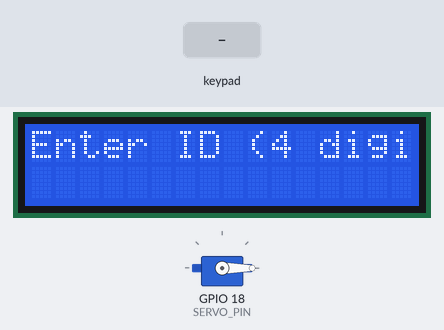
Recording of a sketch running on a simulated ESP32. Shown: servo, 16×2 character LCD. The inputs (shaded band) are chosen by the test bench. Random numbers use the default seed unless the sketch sets one; what the sketch prints to the serial monitor is not drawn.

Above: at 3.2 s.
3.3 s: keypad keys 1 3 1 2 1 4 2 7 pressed 0.4 s apart
At 7.5 s:
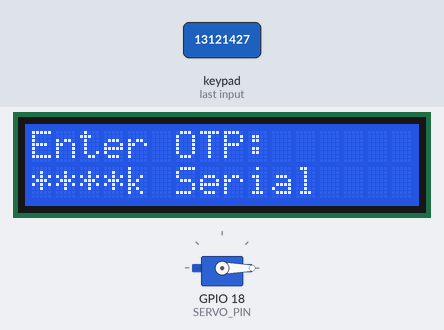
8.0 s: keypad keys 1 3 1 2 1 4 2 7 # pressed 0.4 s apart
At 8.9 s:
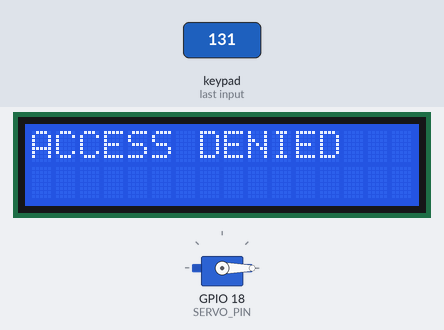
13.1 s: key '1' pressed
At 14.3 s:
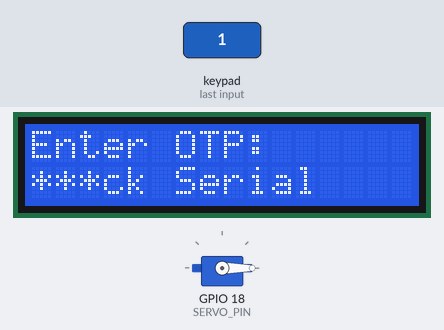
14.6 s: key '2' pressed
At 15.4 s:
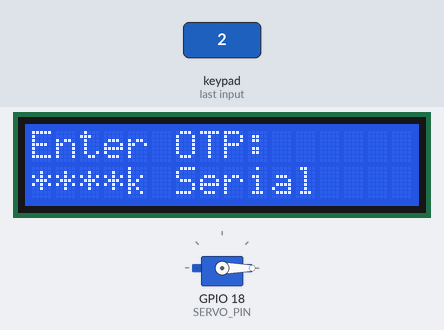
Timing chart, 0 to 17.6 s (numbered marks = the images above; inputs shaded):
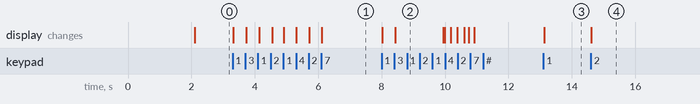

The sketch:

Door_lock.ino
```cpp
#include <Wire.h>
#include <LiquidCrystal_I2C.h>
#include <Keypad.h>
#include <ESP32Servo.h>

// ================= LCD =================
// If this doesn't work, change 0x27 → 0x3F
LiquidCrystal_I2C lcd(0x27, 16, 2);

// ================= SERVO =================
Servo doorServo;
#define SERVO_PIN 18

// ================= KEYPAD =================
const byte ROWS = 4;
const byte COLS = 4;

char keys[ROWS][COLS] = {
  {'1','2','3','A'},
  {'4','5','6','B'},
  {'7','8','9','C'},
  {'*','0','#','D'}
};

byte rowPins[ROWS] = {13, 12, 14, 27};
byte colPins[COLS] = {26, 25, 33, 32};

Keypad keypad = Keypad(makeKeymap(keys), rowPins, colPins, ROWS, COLS);

// ================= VARIABLES =================
String userID = "";
String otp = "";
String inputOTP = "";

bool otpSent = false;

unsigned long otpStartTime = 0;
const unsigned long otpTimeout = 30000;

// ================= SETUP =================
void setup() {

  Serial.begin(115200);

  // Servo setup
  doorServo.attach(SERVO_PIN);
  doorServo.write(0); // locked

  // LCD setup
  lcd.init();
  lcd.backlight();

  lcd.setCursor(0,0);
  lcd.print("Smart Door Lock");
  lcd.setCursor(0,1);
  lcd.print("System Start");

  delay(2000);
  lcd.clear();

  Serial.println("System Ready");
}

// ================= OTP GENERATOR =================
String generateOTP() {
  String code = "";
  for (int i = 0; i < 6; i++) {
    code += String(random(0, 9));
  }
  return code;
}

// ================= LOOP =================
void loop() {

  char key = keypad.getKey();

  // ================= STEP 1: ENTER ID =================
  if (!otpSent) {

    lcd.setCursor(0,0);
    lcd.print("Enter ID (4 digit)");

    if (key) {

      if (key >= '0' && key <= '9') {
        userID += key;

        lcd.setCursor(userID.length()-1, 1);
        lcd.print("*");

        Serial.print("*");
      }

      if (userID.length() == 4) {

        Serial.println("\nID Entered: " + userID);

        otp = generateOTP();

        Serial.println("OTP GENERATED: " + otp);

        lcd.clear();
        lcd.setCursor(0,0);
        lcd.print("OTP Sent!");
        lcd.setCursor(0,1);
        lcd.print("Check Serial");

        otpSent = true;
        otpStartTime = millis();

        Serial.println("Enter OTP:");
      }
    }
  }

  // ================= STEP 2: ENTER OTP =================
  else {

    if (millis() - otpStartTime > otpTimeout) {

      Serial.println("OTP EXPIRED!");

      lcd.clear();
      lcd.print("OTP Expired");

      resetSystem(false);
      return;
    }

    lcd.setCursor(0,0);
    lcd.print("Enter OTP:");

    if (key) {

      if (key >= '0' && key <= '9') {

        inputOTP += key;

        lcd.setCursor(inputOTP.length()-1, 1);
        lcd.print("*");

        Serial.print("*");
      }

      if (inputOTP.length() == 6) {

        Serial.println("\nOTP ENTERED: " + inputOTP);

        if (inputOTP == otp) {

          Serial.println("ACCESS GRANTED");

          lcd.clear();
          lcd.print("ACCESS GRANTED");

          doorServo.write(90);
          delay(3000);
          doorServo.write(0);

          Serial.println("Door Unlocked");

          resetSystem(true);
        }
        else {

          Serial.println("ACCESS DENIED");

          lcd.clear();
          lcd.print("ACCESS DENIED");

          resetSystem(false);
        }
      }
    }
  }
}

// ================= RESET SYSTEM =================
void resetSystem(bool success) {

  Serial.println("----------------------");

  if (success)
    Serial.println("LOG: SUCCESS ENTRY");
  else
    Serial.println("LOG: FAILED ENTRY");

  userID = "";
  inputOTP = "";
  otp = "";
  otpSent = false;

  delay(1500);
  lcd.clear();
}
```

Measured:
- after the input at 3.3 s, the display: first changes at once (image 1 shows a later state)
- after the input at 8.0 s, the display: first changes at once (image 2 shows a later state)
- after the input at 13.1 s, the display: changes at once (image 3)
